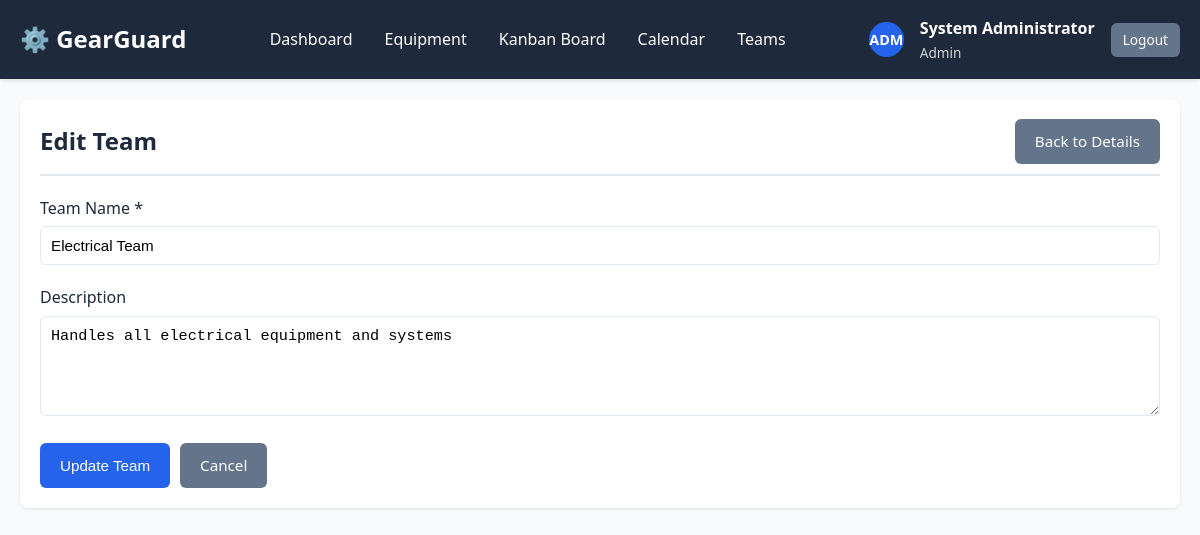
Page /views/teams/edit.php?id=1 (signed in) on the committed database.
### tables this page shows
CREATE TABLE maintenance_teams (
    id INT AUTO_INCREMENT PRIMARY KEY,
    name VARCHAR(100) NOT NULL,
    description TEXT,
    created_at TIMESTAMP DEFAULT CURRENT_TIMESTAMP,
    updated_at TIMESTAMP DEFAULT CURRENT_TIMESTAMP ON UPDATE CURRENT_TIMESTAMP,
    INDEX idx_name (name)
);

### config/database.php (called while the page is built, shortened)
<?php
class Database {
    private static $instance = null;
    private $connection;
    private $host = "localhost";
    private $db_name = "gearguard";
    private $username = "root";
    private $password = "";
    private function __construct() {
        try {
            $this->connection = new PDO(
                "mysql:host=" . $this->host . ";dbname=" . $this->db_name,
                $this->username,
                $this->password
            );
            $this->connection->setAttribute(PDO::ATTR_ERRMODE, PDO::ERRMODE_EXCEPTION);
            $this->connection->setAttribute(PDO::ATTR_DEFAULT_FETCH_MODE, PDO::FETCH_ASSOC);
        } catch(PDOException $e) {
            die("Connection Error: " . $e->getMessage());
        }
    }
    public static function getInstance() {
        if (self::$instance === null) {
            self::$instance = new self();
        }
        return self::$instance;
    }
    public function getConnection() {
        return $this->connection;
    }
}

### models/MaintenanceTeam.php (called while the page is built, shortened)
<?php
require_once __DIR__ . '/../config/database.php';
class MaintenanceTeam {
    private $conn;
    public function __construct() {
        $this->db = Database::getInstance();
        $this->conn = $this->db->getConnection();
    }
    public function getById($id) {
        $sql = "SELECT mt.*, COUNT(tm.id) as member_count
                FROM maintenance_teams mt
                LEFT JOIN team_members tm ON mt.id = tm.team_id
                WHERE mt.id = :id
                GROUP BY mt.id";
        try {
            $stmt = $this->conn->prepare($sql);
            $stmt->bindParam(':id', $id);
            $stmt->execute();
            return $stmt->fetch();
        } catch(PDOException $e) {
            return null;
        }
    }
}

### views/teams/edit.php (the view, shortened to what this page needs)
<?php
require_once __DIR__ . '/../../models/MaintenanceTeam.php';
$teamModel = new MaintenanceTeam();
$id = $_GET['id'] ?? null;
$team = $teamModel->getById($id);
include __DIR__ . '/../includes/header.php';
?>
<div class="container">
    <div class="card">
        <div class="card-header">
            <h2 class="card-title">Edit Team</h2>
            <a href="view.php?id=<?php echo $team['id']; ?>" class="btn btn-secondary">Back to Details</a>
        </div>
        <form method="POST" action="">
            <div class="form-group">
                <label for="name">Team Name *</label>
                <input type="text" id="name" name="name" class="form-control"
                       value="<?php echo htmlspecialchars($team['name']); ?>" required>
            </div>
            <div class="form-group">
                <label for="description">Description</label>
                <textarea id="description" name="description" class="form-control"><?php echo htmlspecialchars($team['description']); ?></textarea>
            </div>
            <div class="flex gap-10">
                <button type="submit" class="btn btn-primary">Update Team</button>
                <a href="view.php?id=<?php echo $team['id']; ?>" class="btn btn-secondary">Cancel</a>
            </div>
        </form>
    </div>
</div>
<?php include __DIR__ . '/../includes/footer.php'; ?>

### assets/css/style.css (style rules this page uses)
:root { --primary-color: #2563eb; --secondary-color: #64748b; --success-color: #10b981; --warning-color: #f59e0b; --danger-color: #ef4444; --dark-color: #1e293b; --light-color: #f8fafc; --border-color: #e2e8f0; }
* { margin: 0; padding: 0; box-sizing: border-box; }
body { font-family: 'Segoe UI', Tahoma, Geneva, Verdana, sans-serif; background-color: var(--light-color); color: var(--dark-color); line-height: 1.6; }
.container { max-width: 1200px; margin: 0 auto; padding: 20px; }
.card { background: white; border-radius: 8px; box-shadow: 0 1px 3px rgba(0,0,0,0.1); padding: 20px; margin-bottom: 20px; }
.card-header { display: flex; justify-content: space-between; align-items: center; margin-bottom: 20px; padding-bottom: 10px; border-bottom: 2px solid var(--border-color); }
.card-title { font-size: 1.5rem; font-weight: 600; }
.btn { display: inline-block; padding: 10px 20px; border: none; border-radius: 6px; cursor: pointer; font-size: 0.95rem; text-decoration: none; transition: all 0.3s; font-weight: 500; }
.btn-primary { background: var(--primary-color); color: white; }
.btn-secondary { background: var(--secondary-color); color: white; }
.form-group { margin-bottom: 20px; }
.form-group label { display: block; margin-bottom: 5px; font-weight: 500; color: var(--dark-color); }
.form-control { width: 100%; padding: 10px; border: 1px solid var(--border-color); border-radius: 6px; font-size: 0.95rem; }
textarea.form-control { resize: vertical; min-height: 100px; }
.flex { display: flex; }
.gap-10 { gap: 10px; }

### rows in the picture
maintenance_teams: name "Electrical Team", description "Handles all electrical equipment and systems"

### other values in the picture
APP_NAME "GearGuard"
$_SESSION['avatar_initials'] "ADM"
$_SESSION['full_name'] "System Administrator"
str_replace('_', ' ', $_SESSION['role']) "Admin"
